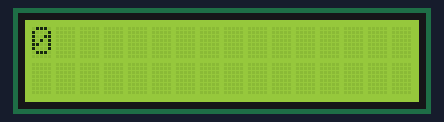
A sketch run on a simulated Arduino Uno, built with avr-gcc and run on an emulated ATmega328P. Shown: 16×2 character LCD.

Above: at 0.26 s.
At 4.69 s:
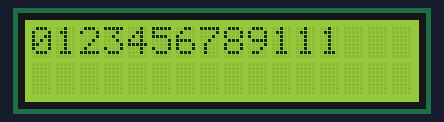
At 9.51 s:
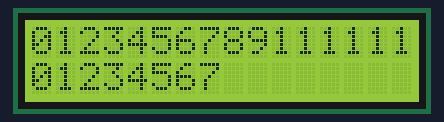
At 18.77 s:
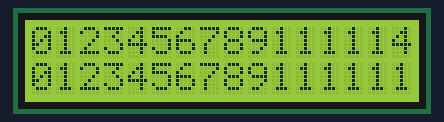
At 30.03 s:
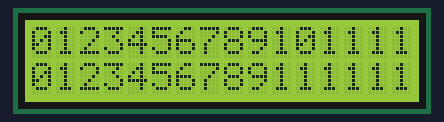
At 38.3 s:
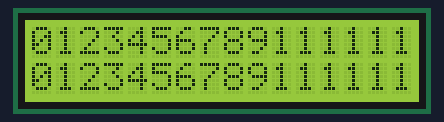

The sketch:

LCDDisplayTest.ino
```cpp
/* I2C LCD with Arduino example code. More info: https://www.makerguides.com */

// Include the libraries:
// LiquidCrystal_I2C.h: https://github.com/johnrickman/LiquidCrystal_I2C
#include <Wire.h> // Library for I2C communication
#include <LiquidCrystal_I2C.h> // Library for LCD

#if defined(ARDUINO) && ARDUINO >= 100
#define printByte(args) write(args);
#else
#define printByte(args) print(args,BYTE);
#endif

// Wiring: SDA pin is connected to A4 and SCL pin to A5.
// Connect to LCD via I2C, default address 0x27 (A0-A2 not jumpered)
//LiquidCrystal_I2C lcd = LiquidCrystal_I2C(0x27, 20, 4);
LiquidCrystal_I2C lcd = LiquidCrystal_I2C(0x27, 16, 2);

uint8_t cross[8] = {0x0,0x1b,0xe,0x4,0xe,0x1b,0x0};

int count;

void setup() {
  // Initiate the LCD:
  lcd.init();
  lcd.backlight();
//  lcd.createChar(6, cross);
  lcd.clear();
}

void loop() {

  if (count >= 32)
    count = 0;
  int row = count / 16;
  int col = count % 16;

  lcd.setCursor(col,row); // Set the cursor on the third column and first row.
  // lcd.print(" ");

  ++count;
  lcd.print(col);
  delay(400);
}
```

Measured:
- what the display in image 1 shows lasts 0.4 s, from 4.5 s to 4.9 s
